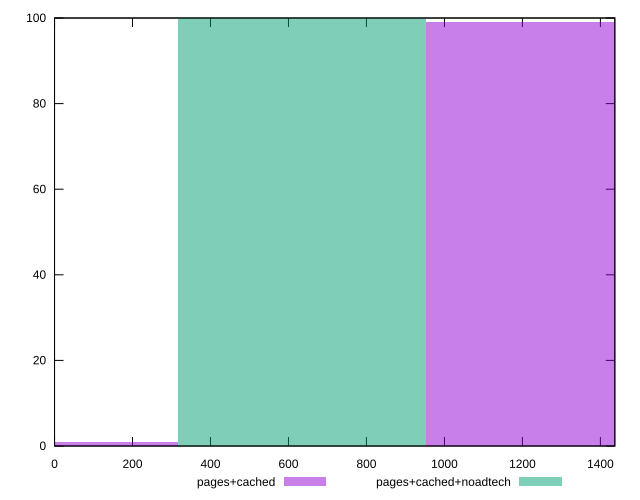

gnuplot code for this plot:
reset

$pagesCached <<EOF
0 1
1268.6331643709218 99
EOF

$pagesCachedNoadtech <<EOF
634.3165821854609 100
EOF

set key outside below
set boxwidth 634.3165821854609
set xrange [0:1437]
set yrange [0:100]
set trange [0:100]
set style fill transparent solid 0.5 noborder
set terminal svg size 640, 500 enhanced background rgb 'white'
set output "report_00009_2021-02-08T22-37-41.559Z/uses-rel-preload/comparison/histogram/1_vs_2.svg"

plot $pagesCached title "pages+cached" with boxes, \
     $pagesCachedNoadtech title "pages+cached+noadtech" with boxes

reset
